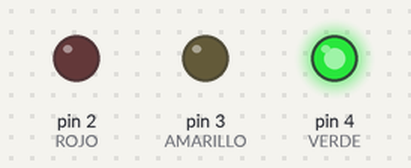
Recording of a sketch running on a simulated Arduino Uno, built with avr-gcc and run on an emulated ATmega328P. Parts: output pins drawn as LEDs (lit = HIGH).

Above: at 1.0 s.
At 2.5 s:
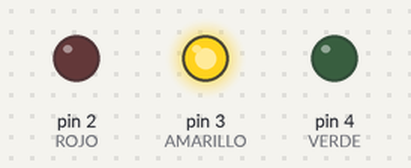
At 4.0 s:
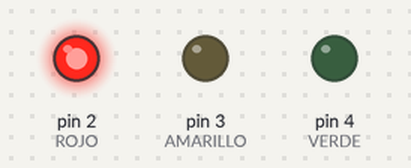
Timing chart, 0 to 6.5 s (numbered marks = the images above):
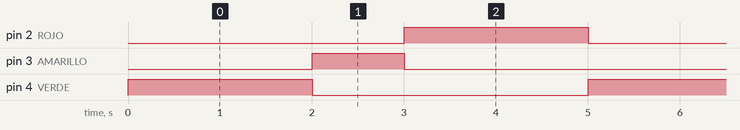

Measured:
- by itself, pin 2 (ROJO), pin 4 (VERDE): alternates HIGH for 2.0 s and LOW for 3.0 s
- by itself, pin 3 (AMARILLO): alternates HIGH for 1.0 s and LOW for 4.0 s
- by itself, everything shown: repeats every 5.0 s, in 4 steps

The sketch:

SEMAFORO.ino
```cpp
void setup() {
  // ESTABLECER PINES DE SALIDA
pinMode(2,OUTPUT);  //ROJO
pinMode(3,OUTPUT);  //AMARILLO
pinMode(4,OUTPUT);  //VERDE
}

void loop() {
  // SEMÁFORO CON LEDS.
  digitalWrite(4,HIGH);
  delay(2000);    //Retraso de 2 segundos
  digitalWrite(4,LOW);
  digitalWrite(3,HIGH);
  delay(1000);    //Retraso de 1 segundo
  digitalWrite(3,LOW);
  digitalWrite(2,HIGH);
  delay(2000);    //Retraso de 2 segundos
  digitalWrite(2,LOW);
}
```
